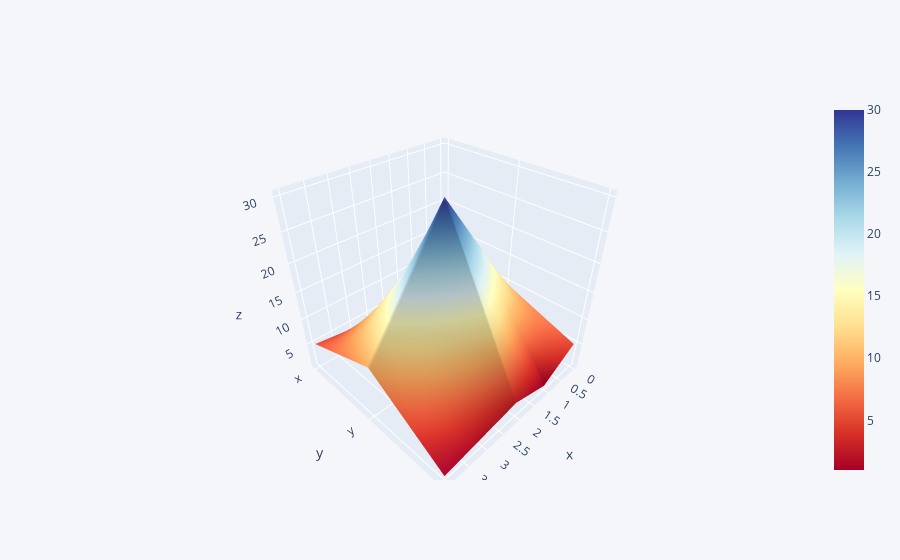

Notebook code cell kept with this figure:
### Markdown cell above
## 3d Surface

### Code cell
df3 = pd.DataFrame({'x':[1,2,3,4,5],'y':[10,20,30,20,10],'z':[5,1,3,2,1]})
df3.iplot(kind='surface',colorscale='rdylbu')

### Figure 1 — Plotly figure (JSON) as saved in the notebook; plotly's stock layout.template omitted (floating-point values rounded to 4 significant figures)
{"data": [{"colorscale": [[0, "rgb(165,0,38)"], [0.1, "rgb(215,48,39)"], [0.2, "rgb(244,109,67)"], [0.3, "rgb(253,174,97)"], [0.4, "rgb(254,224,144)"], [0.5, "rgb(255,255,191)"], [0.6, "rgb(224,243,248)"], [0.7, "rgb(171,217,233)"], [0.8, "rgb(116,173,209)"], [0.9, "rgb(69,117,180)"], [1, "rgb(49,54,149)"]], "type": "surface", "x": [0, 1, 2, 3, 4], "y": ["x", "y", "z"], "z": [[1, 2, 3, 4, 5], [10, 20, 30, 20, 10], [5, 1, 3, 2, 1]]}], "layout": {"legend": {"bgcolor": "#F5F6F9", "font": {"color": "#4D5663"}}, "paper_bgcolor": "#F5F6F9", "plot_bgcolor": "#F5F6F9", "title": {"font": {"color": "#4D5663"}}, "xaxis": {"gridcolor": "#E1E5ED", "showgrid": true, "tickfont": {"color": "#4D5663"}, "title": {"font": {"color": "#4D5663"}, "text": ""}, "zerolinecolor": "#E1E5ED"}, "yaxis": {"gridcolor": "#E1E5ED", "showgrid": true, "tickfont": {"color": "#4D5663"}, "title": {"font": {"color": "#4D5663"}, "text": ""}, "zerolinecolor": "#E1E5ED"}}}
